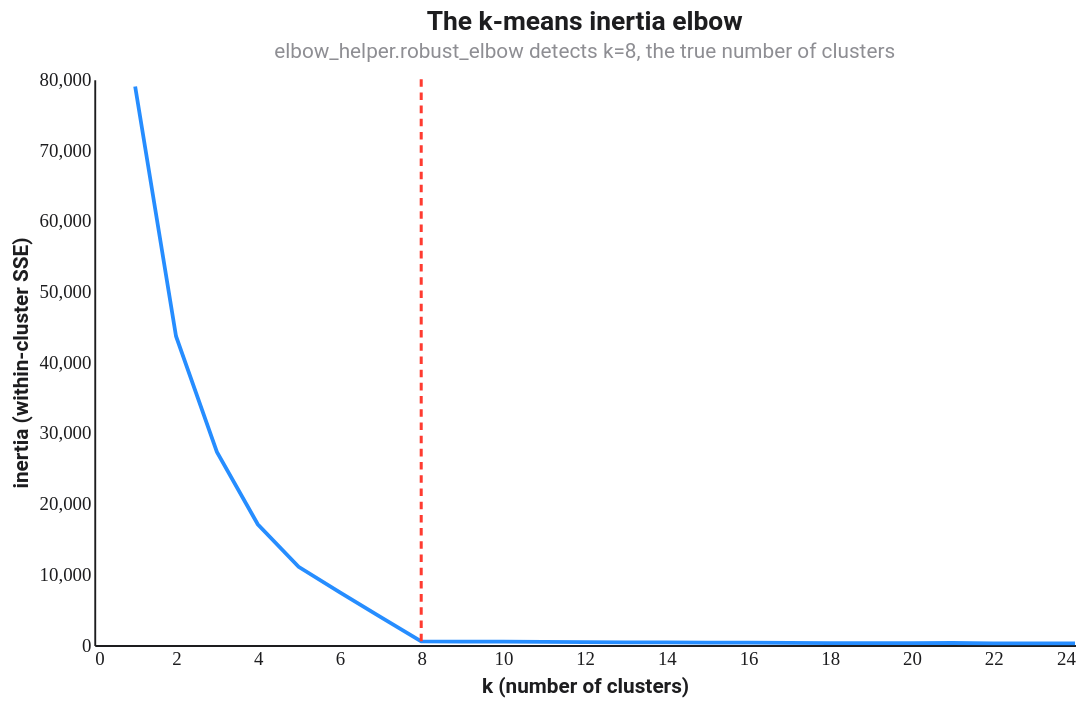

Write a Vega-Lite specification for this figure.
### Vega-Lite specification from a JSON file in a GitHub repository (floating-point values rounded to 4 significant figures)
{"$schema": "https://vega.github.io/schema/vega-lite/v5.json", "title": {"text": "The k-means inertia elbow", "subtitle": "elbow_helper.robust_elbow detects k=8, the true number of clusters"}, "width": 520, "height": 300, "config": {"background": "#FFFFFF", "font": "Roboto, Roboto Serif, Roboto Mono, system-ui, sans-serif", "view": {"stroke": null, "cornerRadius": 10}, "axis": {"domain": true, "domainColor": "#1D1D1F", "labelColor": "#1D1D1F", "titleColor": "#1D1D1F", "grid": false, "ticks": false, "labelFont": "Roboto Mono", "titleFont": "Roboto"}, "axisTop": {"domain": false, "domainColor": null, "labels": false, "ticks": false, "title": null}, "axisRight": {"domain": false, "domainColor": null, "labels": false, "ticks": false, "title": null}, "legend": {"titleFont": "Roboto", "labelFont": "Roboto", "labelColor": "#1D1D1F", "titleColor": "#1D1D1F"}, "title": {"font": "Roboto", "fontSize": 14, "color": "#1D1D1F", "subtitleFont": "Roboto", "subtitleColor": "#8E8E93", "subtitleFontSize": 11}, "line": {"strokeWidth": 2}, "point": {"filled": true, "size": 18}}, "layer": [{"data": {"values": [{"x": 1.0, "y": 78980.0}, {"x": 2.0, "y": 43660.0}, {"x": 3.0, "y": 27290.0}, {"x": 4.0, "y": 17070.0}, {"x": 5.0, "y": 11060.0}, {"x": 6.0, "y": 7471.0}, {"x": 7.0, "y": 3985.0}, {"x": 8.0, "y": 509.9}, {"x": 9.0, "y": 476.9}, {"x": 10.0, "y": 466.5}, {"x": 11.0, "y": 430.7}, {"x": 12.0, "y": 403.2}, {"x": 13.0, "y": 381.8}, {"x": 14.0, "y": 371.5}, {"x": 15.0, "y": 343.5}, {"x": 16.0, "y": 334.2}, {"x": 17.0, "y": 303.8}, {"x": 18.0, "y": 281.7}, {"x": 19.0, "y": 281.9}, {"x": 20.0, "y": 276.3}, {"x": 21.0, "y": 284.3}, {"x": 22.0, "y": 235.5}, {"x": 23.0, "y": 245.3}, {"x": 24.0, "y": 228.8}]}, "mark": {"type": "line", "color": "#007AFF", "opacity": 0.85}, "encoding": {"x": {"field": "x", "type": "quantitative", "title": "k (number of clusters)"}, "y": {"field": "y", "type": "quantitative", "title": "inertia (within-cluster SSE)"}}}, {"data": {"values": [{"x": 8.0}]}, "mark": {"type": "rule", "strokeDash": [4, 3], "strokeWidth": 1.6, "color": "#FF3B30"}, "encoding": {"x": {"field": "x", "type": "quantitative"}}}]}
